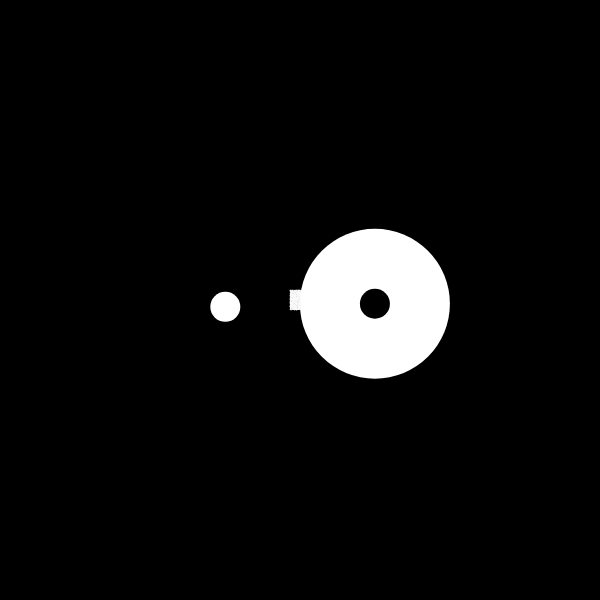
Frame 1 (no input)
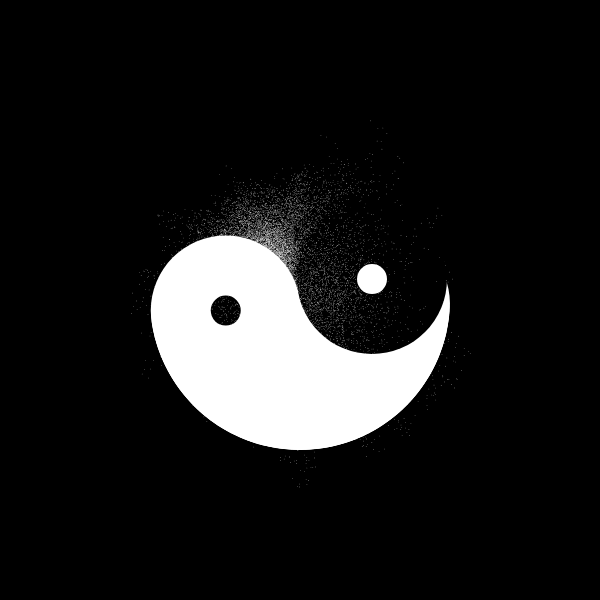
Frame 60 (no input)
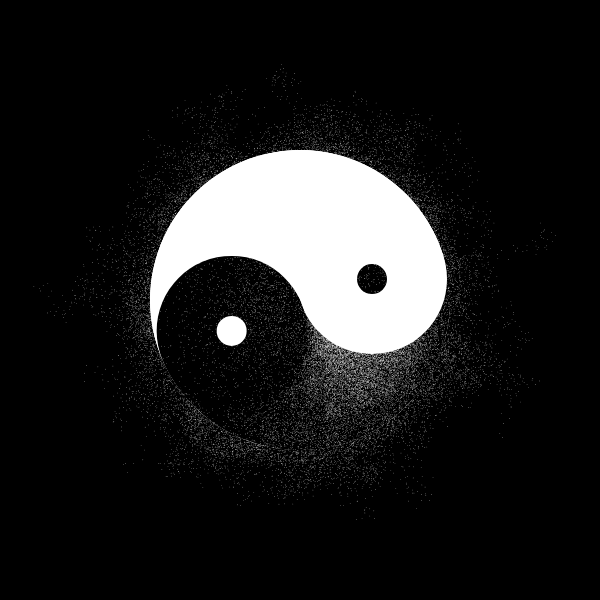
Frame 120 (the mouse pressed at the canvas centre since frame 60)

The p5.js sketch that drew these frames (run headless with seeded random() and noise() and a simulated clock; from frame 60 on, the mouse is pressed at the canvas centre):

// p5.js sketch
// ── sketch.js
let angle = 0;
let particles = [];
let raD = 150;
let NUM_OF_PARTICLES = 6000;

function setup() {
  createCanvas(600, 600);
  background(0);

  for (let i = 0; i < NUM_OF_PARTICLES; i++) {
    particles.push(new Particle(width/2, height/2));
  }
}

function draw() {
  let x, y;
  x = width / 2;
  y = height / 2;

  // push()
  //   noStroke()
  //   fill(0)
  //   circle(x, y, 300)
  // pop()

  angle += 0.05;
  //angle = radians(90);
  let radDist = 75; // radial distance
  let sinValue1 = sin(angle) * radDist;
  let cosValue1 = cos(angle) * radDist;
  let sinValue2 = sin(angle + 3) * radDist;
  let cosValue2 = cos(angle + 3) * radDist;

  noStroke();
  fill(255);
  circle(x + cosValue1, y + sinValue1, 150);
  fill(0);
  circle(x + cosValue1, y + sinValue1, 30);
  fill(0);
  circle(x + cosValue2, y + sinValue2, 150);
  fill(255);
  circle(x + cosValue2, y + sinValue2, 30);

  for (let i = 0; i < particles.length; i++) {
    let p = particles[i];
    p.update();
    p.display();
  }
}

class Particle {
  // constructor function
  constructor(x, y) {
    this.x = x;
    this.y = y;
    this.raD = 150;
    this.angle = 0;
  }

  update() {
    this.angle += 0.05;

    this.x += random(-10, 10);
    this.y += random(-10, 10);
  }
  display() {
    push();
    noStroke();
    fill(255);
    circle(this.x, this.y, 0.6);
    pop();
  }
}
